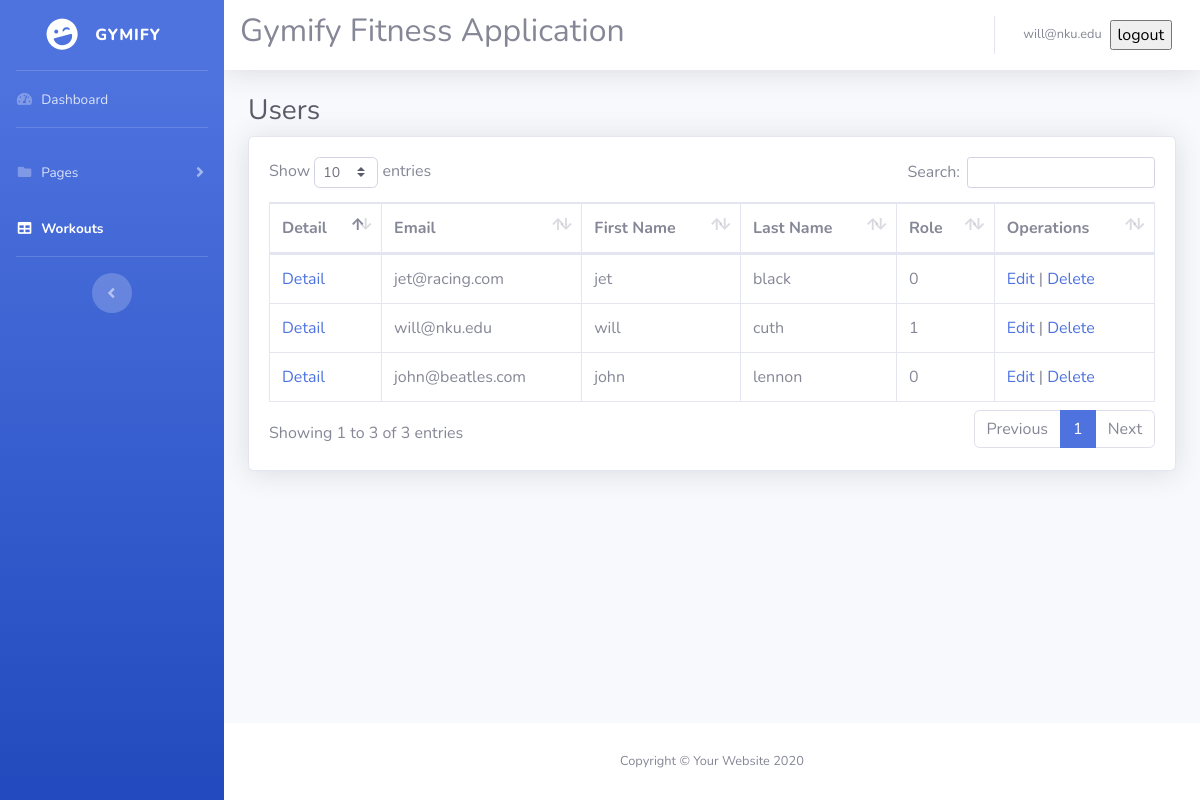
Before: /admin/users/index.php (signed in) with the older database file.
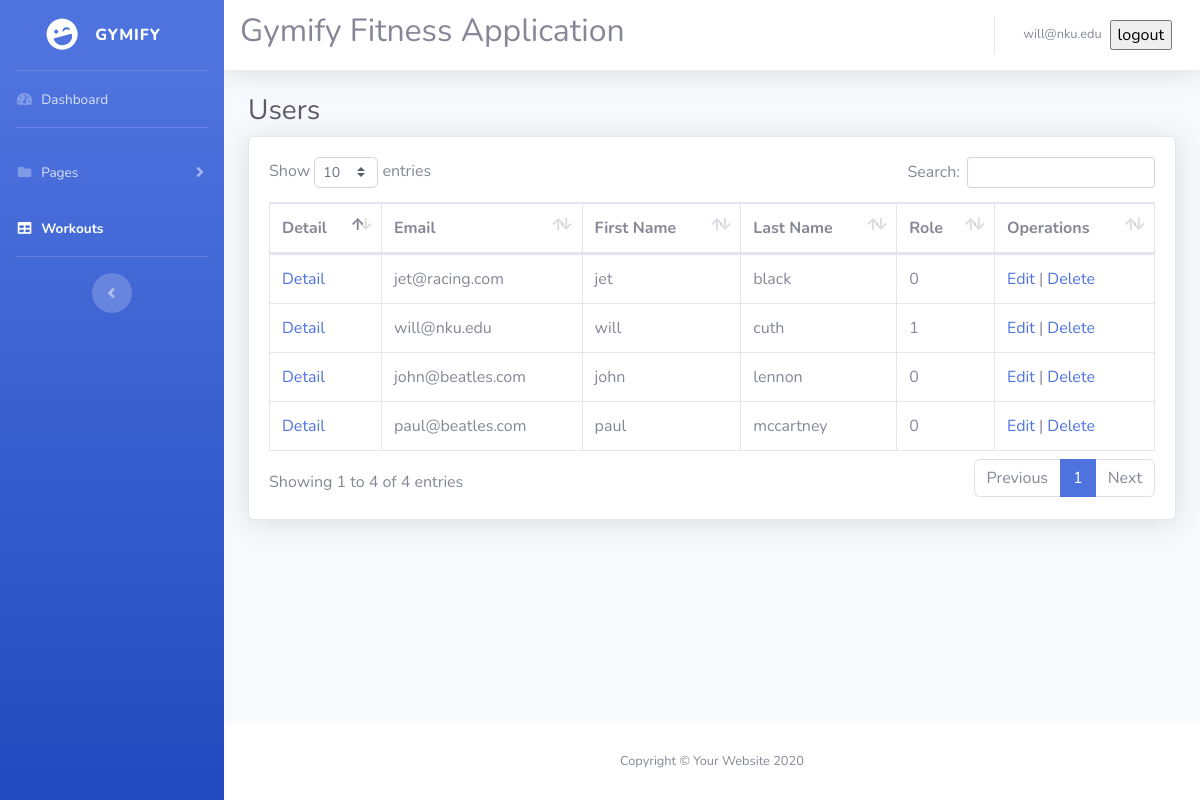
After: the same page with the newer database file.
### tables this page shows
CREATE TABLE `users` (
  `ID` int(10) UNSIGNED NOT NULL,
  `firstname` varchar(20) NOT NULL,
  `lastname` varchar(20) NOT NULL,
  `email` varchar(48) NOT NULL,
  `password` varchar(128) NOT NULL,
  `role` tinyint(5) NOT NULL,
  `height` smallint(6) NOT NULL,
  `weight` smallint(6) NOT NULL,
  `age` date NOT NULL
);

### admin/users/users.php (the view, shortened to what the changed rows need)
<?php
function printUsers(){
	try{
			$host='localhost';
		$name='final';
		$user='root';
		$pass='';
		$opt = [
			PDO::ATTR_ERRMODE => PDO::ERRMODE_EXCEPTION,
			PDO::ATTR_DEFAULT_FETCH_MODE => PDO::FETCH_ASSOC,
			PDO::ATTR_EMULATE_PREPARES => false
		];
		$connection=new PDO('mysql:host='.$host.';dbname='.$name.';charset=utf8mb4',$user,$pass,$opt);
		$query=$connection->prepare('SELECT * FROM users ');
		$query->execute();
		while($row=$query->fetch()){
			echo '<tr>';
				echo '<td>';
				echo '<a href="detail.php?getid=' . $row['ID'] . '">Detail</a>';
				echo '</td>';
				echo '<td>';
				echo $row['email'];
				echo '</td><td>';
				echo $row['firstname'];
				echo '</td><td>';
				echo $row['lastname'];
				echo '</td><td>';
				echo $row['role'];
				echo '</td><td>';
				echo '<a href="edit.php?getid=' . $row['ID'] . '">Edit</a>';
				echo ' | ';
				echo '<a href="delete.php?getid=' . $row['ID'] . '">Delete</a>';
			echo '</tr>';
		}
	}catch (PDOException $e) {
    echo "Error: please contact admin and try again later " ;
	}
}
?>

### admin/users/index.php (shortened to what the changed rows need)
<!DOCTYPE html>
<html lang="en">
<?php
require('users.php');
?>
<head>
    <link href="../../assets/vendors/fontawesome-free/css/all.min.css" rel="stylesheet" type="text/css">
    <link href="../../assets/css/sb-admin-2.min.css" rel="stylesheet">
    <link href="../../assets/vendors/datatables/dataTables.bootstrap4.min.css" rel="stylesheet">
</head>
<body id="page-top">
    <div id="wrapper">
        <div id="content-wrapper" class="d-flex flex-column">
            <div id="content">
                <nav class="navbar navbar-expand navbar-light bg-white topbar mb-4 static-top shadow">
					<h2>Gymify Fitness Application</h2>
                </nav>
                <div class="container-fluid">
                    <h1 class="h3 mb-2 text-gray-800">Users</h1>
                    <div class="card shadow mb-4">
                        <div class="card-body">
                            <div class="table-responsive">
                                <table class="table table-bordered" id="dataTable" width="100%" cellspacing="0">
                                    <thead>
                                        <tr>
											<th> Detail </th>
                                            <th>Email</th>
                                            <th>First Name</th>
                                            <th>Last Name</th>
                                            <th>Role</th>
											<th>Operations</th>
                                        </tr>
                                    </thead>
                                    <tbody>
                                            <?php printUsers();?>
                                    </tbody>
                                </table>
                            </div>
                        </div>
                    </div>
                </div>
            </div>
        </div>
    </div>
</body>
</html>

Changed rows visible on the page:
added users: email "paul@beatles.com", firstname "paul", lastname "mccartney", role "0"
Other visible differences:
text written by a page script: "Show entries Search: Showing 1 to 3 of 3 entries Previous 1 Next" → "Show entries Search: Showing 1 to 4 of 4 entries Previous 1 Next"
